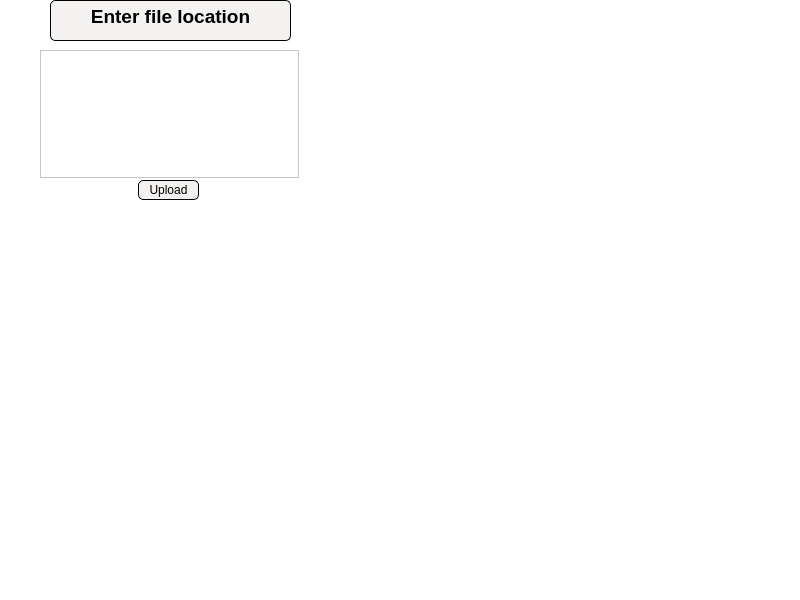
<?xml version="1.0" encoding="UTF-8"?>
<ui version="4.0">
 <class>MainWindow</class>
 <widget class="QMainWindow" name="MainWindow">
  <property name="geometry">
   <rect>
    <x>0</x>
    <y>0</y>
    <width>800</width>
    <height>600</height>
   </rect>
  </property>
  <property name="windowTitle">
   <string>MainWindow</string>
  </property>
  <property name="styleSheet">
   <string notr="true">background-color: rgb(255, 255, 255);</string>
  </property>
  <widget class="QWidget" name="centralwidget">
   <widget class="QTextBrowser" name="textBrowser">
    <property name="geometry">
     <rect>
      <x>50</x>
      <y>0</y>
      <width>241</width>
      <height>41</height>
     </rect>
    </property>
    <property name="styleSheet">
     <string notr="true">background-color: rgb(243,242,240);
border: 1px solid black ;
border-radius: 5px;
padding: 0 8px;
</string>
    </property>
    <property name="html">
     <string>&lt;!DOCTYPE HTML PUBLIC &quot;-//W3C//DTD HTML 4.0//EN&quot; &quot;http://www.w3.org/TR/REC-html40/strict.dtd&quot;&gt;
&lt;html&gt;&lt;head&gt;&lt;meta name=&quot;qrichtext&quot; content=&quot;1&quot; /&gt;&lt;meta charset=&quot;utf-8&quot; /&gt;&lt;style type=&quot;text/css&quot;&gt;
p, li { white-space: pre-wrap; }
hr { height: 1px; border-width: 0; }
&lt;/style&gt;&lt;/head&gt;&lt;body style=&quot; font-family:'Segoe UI'; font-size:9pt; font-weight:400; font-style:normal;&quot;&gt;
&lt;p align=&quot;center&quot; style=&quot; margin-top:0px; margin-bottom:0px; margin-left:0px; margin-right:0px; -qt-block-indent:0; text-indent:0px;&quot;&gt;&lt;span style=&quot; font-size:14pt; font-weight:700;&quot;&gt;Enter file location&lt;/span&gt;&lt;/p&gt;&lt;/body&gt;&lt;/html&gt;</string>
    </property>
   </widget>
   <widget class="QPlainTextEdit" name="plainTextEdit">
    <property name="geometry">
     <rect>
      <x>40</x>
      <y>50</y>
      <width>259</width>
      <height>128</height>
     </rect>
    </property>
   </widget>
   <widget class="QPushButton" name="pushButton">
    <property name="geometry">
     <rect>
      <x>138</x>
      <y>180</y>
      <width>61</width>
      <height>20</height>
     </rect>
    </property>
    <property name="styleSheet">
     <string notr="true">background-color: rgb(243,242,240);
border: 1px solid black ;
border-radius: 5px;
padding: 0 8px;
</string>
    </property>
    <property name="text">
     <string>Upload</string>
    </property>
   </widget>
  </widget>
  <widget class="QMenuBar" name="menubar">
   <property name="geometry">
    <rect>
     <x>0</x>
     <y>0</y>
     <width>800</width>
     <height>17</height>
    </rect>
   </property>
  </widget>
  <widget class="QStatusBar" name="statusbar"/>
 </widget>
 <resources/>
 <connections/>
</ui>
